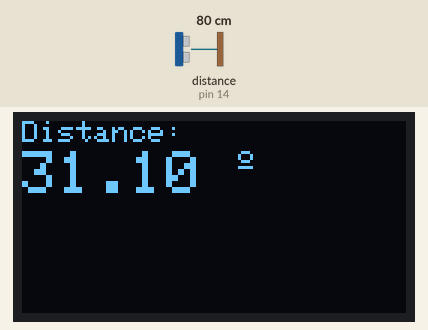
Bench run of a sketch on a simulated Arduino Uno, built with avr-gcc and run on an emulated ATmega328P. Parts: 128×64 one-colour display. Wiring (inferred from the names in the program): ultrasonic range finder: trigger pin 12; echo pin 14. Inputs (shaded band) come from the test bench; at power-on: distance to the obstacle (sensor on pin 14) 80 cm. The echo pulse lasts 58.3 µs per cm; what the sketch prints to the serial monitor is not drawn.

Above: at 1.4 s.
1.5 s: distance to the obstacle (sensor on pin 14) set to 2 cm
At 3.4 s:
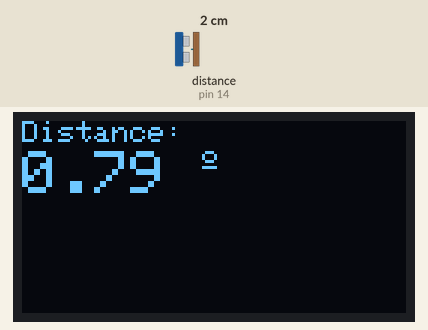
5.6 s: distance to the obstacle (sensor on pin 14) set to 4 cm
At 7.2 s:
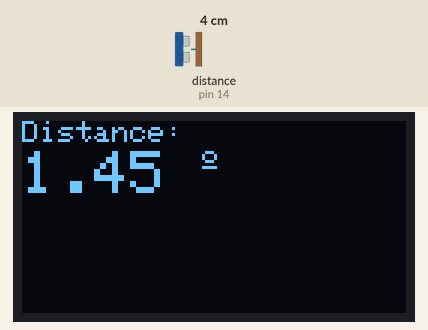
8.9 s: distance to the obstacle (sensor on pin 14) set to 9 cm
At 10.3 s:
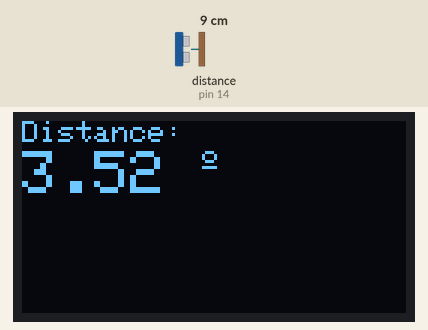
Timing chart, 0 to 11.9 s (numbered marks = the images above; inputs shaded):
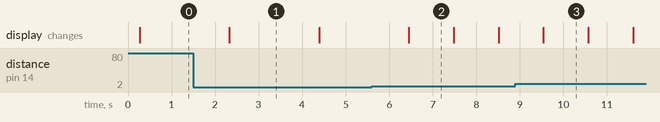

The sketch:

OLED_ULTRASONIC_TEST_CODE.ino
```cpp
#include <Adafruit_GFX.h>
#include <Adafruit_SSD1306.h>
#include <Adafruit_Sensor.h>
#define SCREEN_WIDTH 128 // OLED display width, in pixels
#define SCREEN_HEIGHT 64 // OLED display height, in pixels

// Declaration for an SSD1306 display connected to I2C (SDA, SCL pins)
//SCK PIN -> D1
//SCL PIN -> D2
Adafruit_SSD1306 display(SCREEN_WIDTH, SCREEN_HEIGHT, &Wire, -1);


const int trigPin = 12;
const int echoPin = 14;

//define sound velocity in cm/uS
#define SOUND_VELOCITY 0.034
#define CM_TO_INCH 0.393701

long duration;
float distanceCm;
float distanceInch;

void setup() {
  Serial.begin(115200); // Starts the serial communication
  pinMode(trigPin, OUTPUT); // Sets the trigPin as an Output
  pinMode(echoPin, INPUT); // Sets the echoPin as an Input
    if(!display.begin(SSD1306_SWITCHCAPVCC, 0x3C)) {
    Serial.println(F("SSD1306 allocation failed"));
    for(;;);
  }
  delay(200);
  display.clearDisplay();
  display.setTextColor(WHITE);

}

void loop() {
  // Clears the trigPin
  digitalWrite(trigPin, LOW);
  delayMicroseconds(2);
  // Sets the trigPin on HIGH state for 10 micro seconds
  digitalWrite(trigPin, HIGH);
  delayMicroseconds(10);
  digitalWrite(trigPin, LOW);

  // Reads the echoPin, returns the sound wave travel time in microseconds
  duration = pulseIn(echoPin, HIGH);

  // Calculate the distance
  distanceCm = duration * SOUND_VELOCITY/2;
  distanceInch = distanceCm * CM_TO_INCH; //Convert to Inch
  // Prints the distance on the Serial Monitor
  Serial.print("Distance (cm): ");
  Serial.println(distanceCm);
  Serial.print("Distance (inch): ");
  Serial.println(distanceInch);


  display.clearDisplay();


  display.setTextSize(1);
  display.setCursor(0,0);
  display.print("Distance: ");
  display.setTextSize(2);
  display.setCursor(0,10);
  display.print(distanceInch);
  display.print(" ");
  display.setTextSize(1);
  display.cp437(true);
  display.write(167);
  display.setTextSize(2);

  display.display();

  delay(1000);
}
```

Measured:
- after the input at 1.5 s, the display: changes after 0.83 s (image 1)
- after the input at 5.6 s, the display: changes after 0.85 s (image 2)
- after the input at 8.9 s, the display: changes after 0.64 s (image 3)
- what the display in image 1 shows lasts 2.1 s, from 2.3 s to 4.4 s
- what the display in image 2 shows lasts 1.0 s, from 6.5 s to 7.5 s
